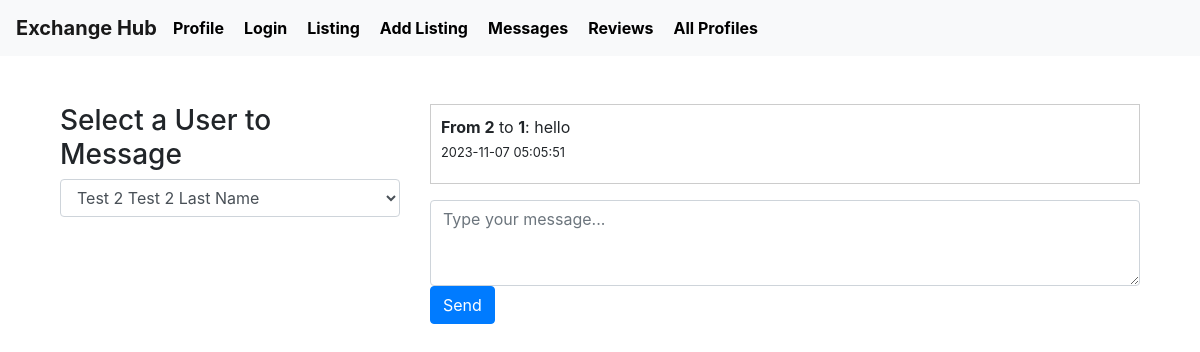
/get_messages?other_user_id=2 (signed in), run on an earlier commit of the app's database.
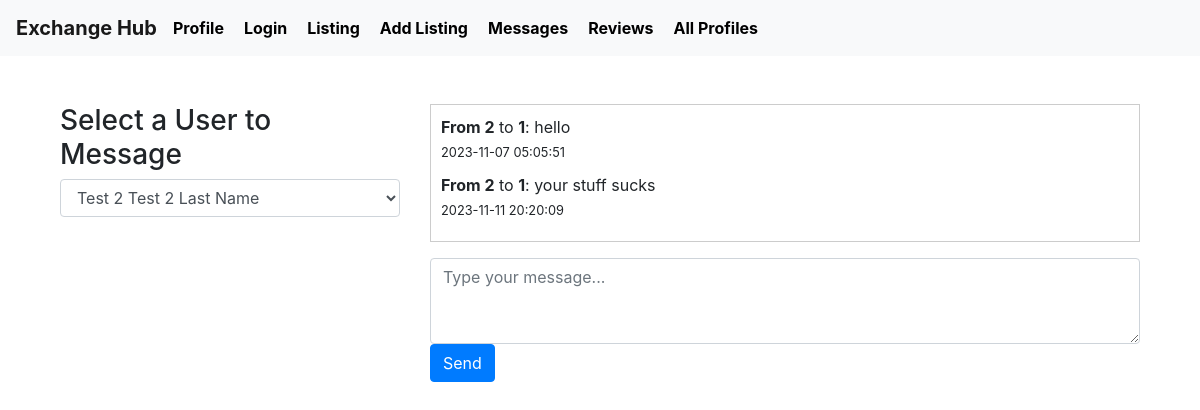
And on a later commit of the database.
### tables this page shows
CREATE TABLE Message (
    messageID INTEGER PRIMARY KEY AUTOINCREMENT,
    senderID INTEGER,
    receiverID INTEGER,
    listingID INTEGER,
    content TEXT NOT NULL,
    sendDate DATETIME NOT NULL,
    isRead BOOLEAN NOT NULL,
    FOREIGN KEY (senderID) REFERENCES User(userID),
    FOREIGN KEY (receiverID) REFERENCES User(userID),
    FOREIGN KEY (listingID) REFERENCES Listing(listingID)
);

### app.py (the view)
@app.route('/get_messages')
def get_messages():
    user_id = session.get('user_id')
    if not user_id:
        return redirect(url_for('login'))
    conn = sqlite3.connect('database.db')
    cursor = conn.cursor()
    cursor.execute("SELECT userID, firstName || ' ' || lastName AS username FROM User WHERE userID != ?", (user_id,))
    users = cursor.fetchall()
    messages = []
    other_user_id = request.args.get('other_user_id')
    cursor.execute("SELECT * FROM Message WHERE (senderID=? AND receiverID=?) OR (senderID=? AND receiverID=?) ORDER BY sendDate ASC", (user_id, other_user_id, other_user_id, user_id))
    messages = cursor.fetchall()
    print(messages)
    conn.close()
    return render_template('messages.html', users=users, messages=messages, other_user_id=other_user_id)

### templates/messages.html (shortened to what this page needs)
{% extends "layout.html" %}
{% block content %}
<div class="container mt-4">
    <div class="row">
        <div class="col-md-4">
            <h3>Select a User to Message</h3>
            <form action="{{ url_for('get_messages') }}" method="get">
                <div class="form-group">
                    <select name="other_user_id" class="form-control" onchange="this.form.submit()">
                        {% for user in users %}
                        <option value="{{ user[0] }}" {% if user[0] == other_user_id|int %} selected {% endif %}>
                            {{ user[1] }}
                        </option>
                        {% endfor %}
                    </select>
                </div>
            </form>
        </div>
        <div class="col-md-8">
            <div class="chat-area">
                {% for msg in messages %}
                <div class="message">
                    <strong>From {{ msg[1] }}</strong> to <strong>{{ msg[2] }}</strong>: {{ msg[4] }}
                    <div><small>{{ msg[5] }}</small></div>
                </div>
                {% endfor %}
            </div>
            <form action="{{ url_for('send_message') }}" method="post" class="mt-3">
                <textarea name="message" class="form-control" placeholder="Type your message..." rows="3"></textarea>
                <button type="submit" class="btn btn-primary">Send</button>
            </form>
        </div>
    </div>
</div>
{% endblock %}

What changed in the data, as far as the page shows it:
added Message: senderID "2", receiverID "1", content "your stuff sucks", sendDate "2023-11-11 20:20:09"
